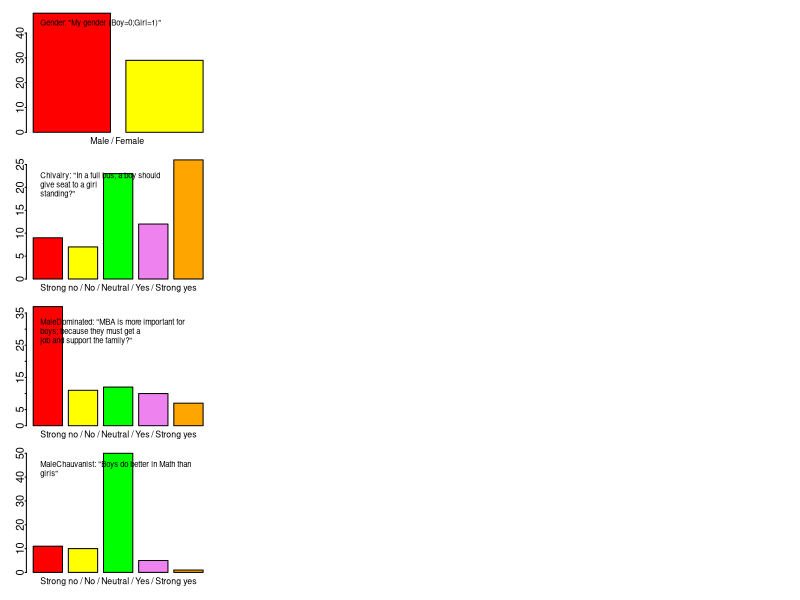
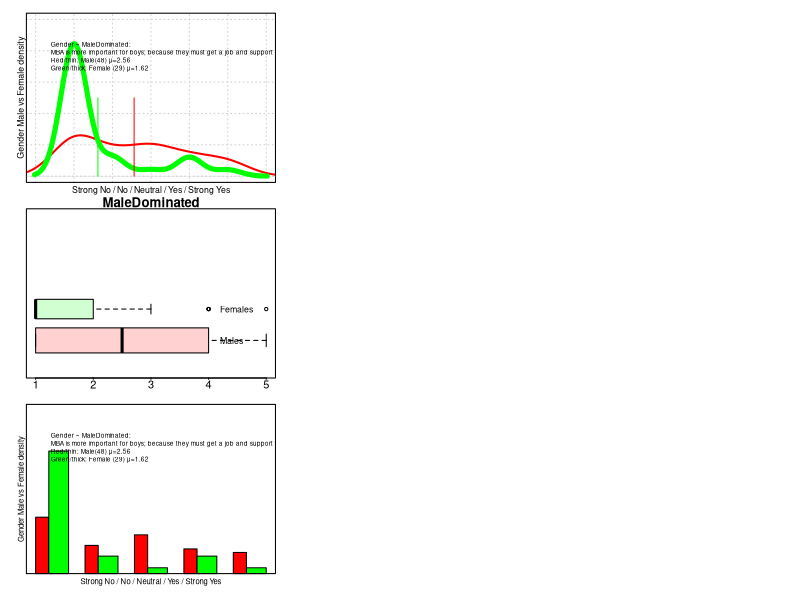
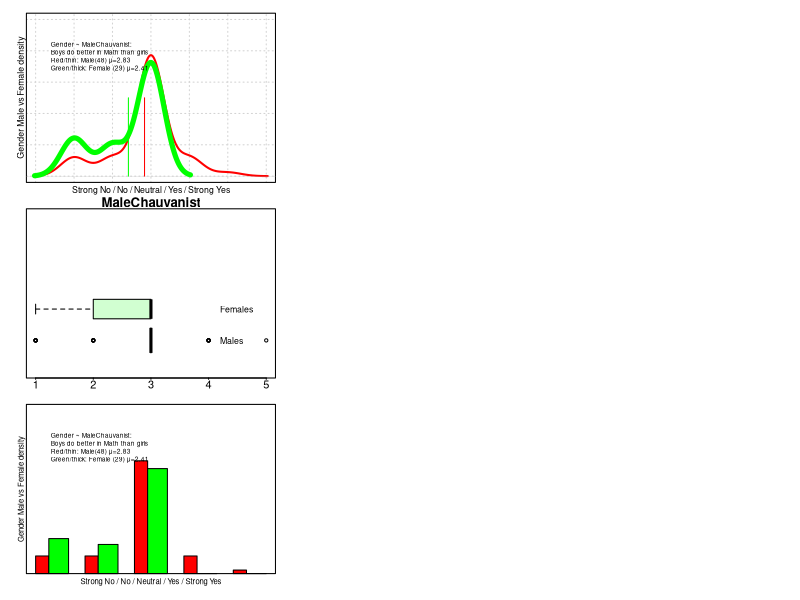
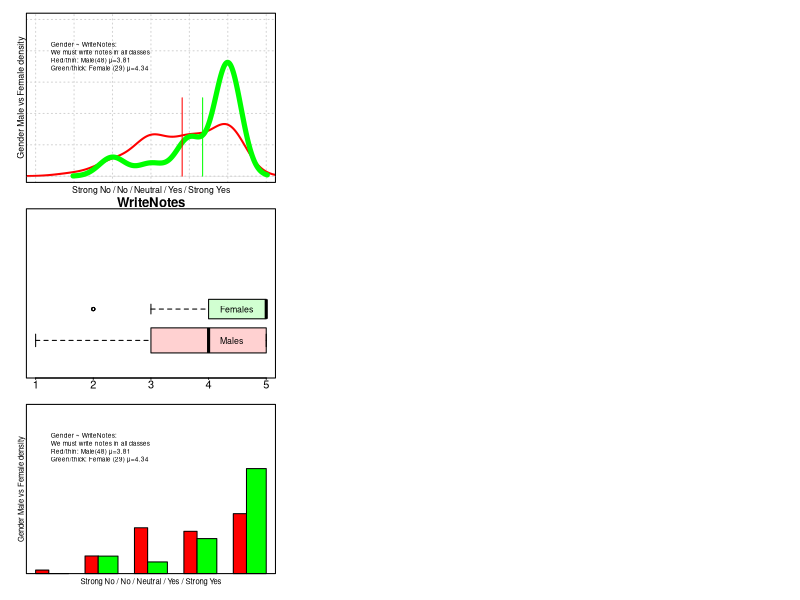
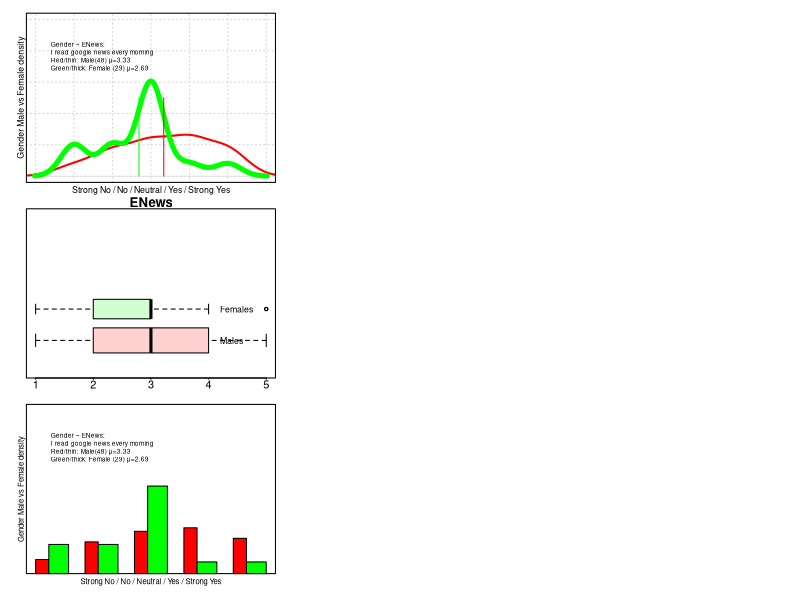
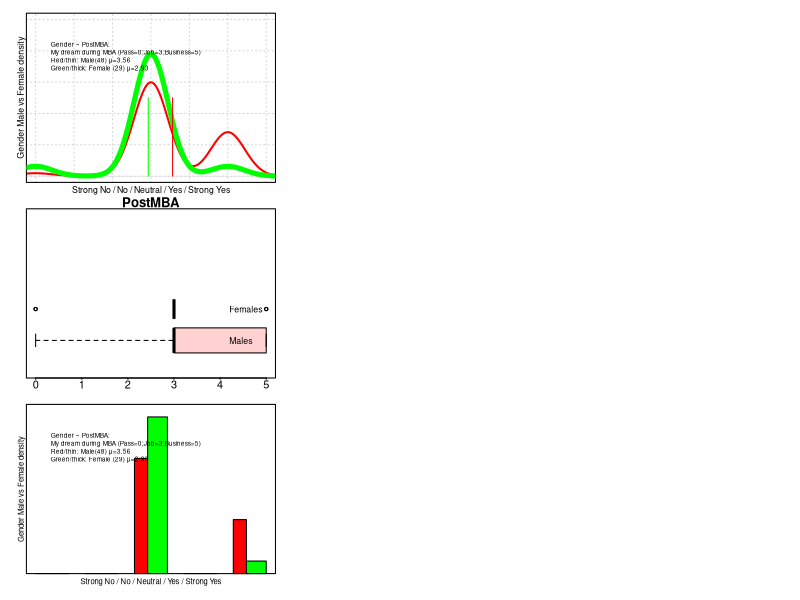
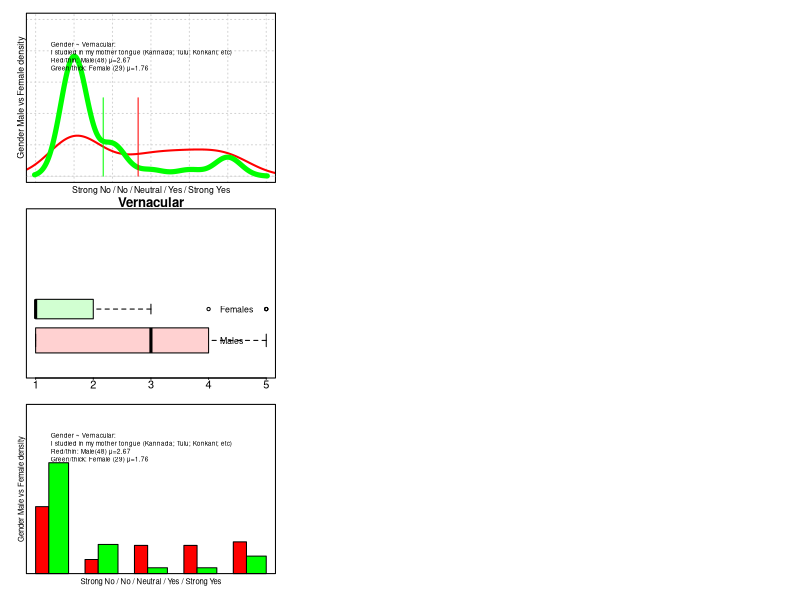
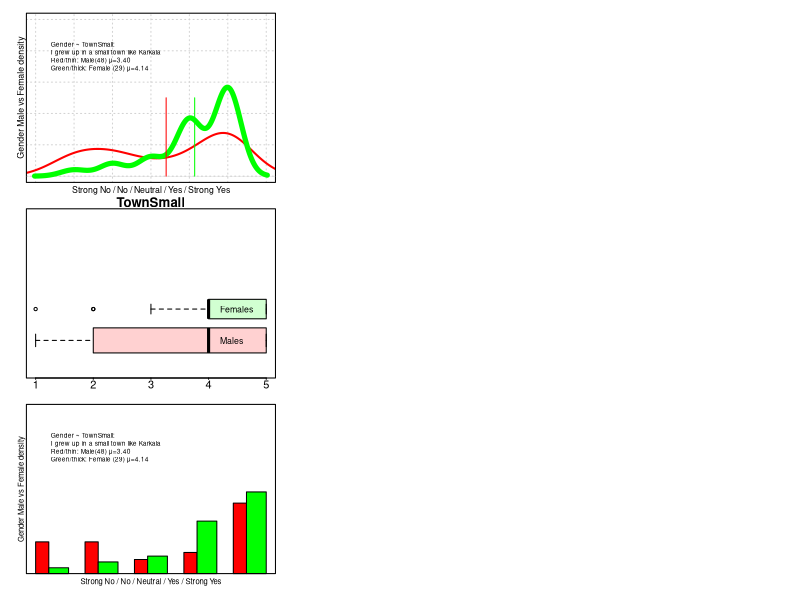

Recreate these plots in R, in order.
#######################################################################
# Title: Process survey data for Gender.
# source("c:/mosh/stats-r/survey/gender.R")
#######################################################################
# 1. Setup
#######################################################################
## Do this once to download from the web.
# install.packages("psych")
# install.packages("GPArotation")
# install.packages("psy") 
# install.packages("nFactors")
library(psy)
library(psych)
library(GPArotation)
library(nFactors)
library(corrplot)
options(digits=3) # Easy to read precision. 
colors  <- c("red", "yellow", "green", "violet",
  "orange", "blue", "pink", "cyan")
 
# Read the survey data csv into R.
# setwd(dirname(sys.frame(1)$ofile))
# setwd("c:/mosh/stats-r/survey/")
survey <- read.csv("data/n3.csv")
titles <- read.csv("data/n3title.csv")

# Output
# outdir <- 'out/gender/'
outdir <- './'

Question<-'Gender-Cat'
printcount <- 0

males   <- subset(survey,Gender==0)
females <- subset(survey,Gender==1)

cormat <- cor(survey) # Compute Correlation Matrix

wrap_strings <- function(vector_of_strings,width){
  sapply(vector_of_strings,
    FUN=function(x){
      paste(strwrap(x,width=width), collapse="\n")
    })
}
#######################################################################
# Print the top correlated columns 
#######################################################################
if (outdir != '') {
  txtfile<-paste(outdir,Question,".txt",sep="")
  sink(txtfile) 
}
for (i in 1:55 ) {
  cat(sprintf("%d. %s\n", i, colnames(cormat)[i]))
  cat("  positive+\n");
  print(head(cormat[order(cormat[,i]),c(i)],5));
  cat("  negative-\n");
  print(head(cormat[order(-cormat[,i]),c(i)],5));
}  
if (outdir != '') {
  print(sprintf("Wrote %s", txtfile))
  sink() 
}

if (outdir != '') {
  imgfile<-paste(outdir,'survey','.jpg',sep='')
  jpeg(imgfile, width=8, height=5, units = 'in', res = 600)
} 
par(mfcol=c(4,4), oma=c(1,1,0,0), mar=c(1,1,1,0), tcl=-0.1, mgp=c(0,0,0))
# layout()
# Plot the columns related to Gender
for (cn in c("Gender","Chivalry","MaleDominated","MaleChauvanist")) {
  if (cn == "Gender") {
    xlab1 <- "Male / Female "
  }else{
    xlab1 <- "Strong no / No / Neutral / Yes / Strong yes"
  }
  clong <- paste('"',titles$Long[match(cn,titles$Short)],'"',sep='')
  clong <- wrap_strings(clong, 30)
  barplot(table(survey[,cn]),col=colors,xlab=xlab1,xaxt='n',cex.lab=.8)
  xlab2 <- sprintf("%s: %s", cn, clong)
  legend("topleft", xlab2, bty="n",cex=.7)

}
if (outdir != '') {
  dev.off()
  print(sprintf("Wrote %s", imgfile))
}

#######################################################################
# Differences in opinion between Gender
#######################################################################
for (cn in names(survey)){
  if (cn=="Gender") next # t.test will give: error, constant data.
  mcn <- males[,cn]
  fcn <- females[,cn]
  # if (abs(mean(mcn) - mean(fcn)) < 0.01) next
  tv <- t.test(males[cn], females[cn], var.equal=T)
  if (tv$p.value >= .05) next
  #
  if (outdir != '') {
    imgfile<-paste(outdir,'cmp-',cn,'.jpg',sep='')
    jpeg(imgfile, width=8, height=5, units = 'in', res = 600)
  }
  par(mfcol=c(3,3), oma=c(1,1,0,0), mar=c(1,1,1,0), tcl=-0.1, mgp=c(0,0,0))
  #
  printcount <- printcount+1
  likerts5 <- "Strong No / No / Neutral / Yes / Strong Yes"
  ylab2 <- "Gender Male vs Female density"
  # likerts3 <- "No/Neutral/Yes"
  # Density and means
  meanm <- mean(mcn)
  meanf <- mean(fcn)
  densitym <- density(mcn)
  densityf <- density(fcn)
  tablem <- table(factor(mcn,levels=1:5))
  tablef <- table(factor(fcn,levels=1:5))
  # Compute density/percentages.
  perm <- prop.table(tablem)
  perf <- prop.table(tablef)
  # Plot both male/red and female/green answers.
  plot(densitym,col="red", main="",
    panel.first = grid(),
    xlab=likerts5, ylab=ylab2,
    cex.lab=0.8,
    xlim=c(0,6), ylim=c(0,1), xaxt="n", yaxt="n",lwd=2)
  lines(densityf,col="green",lwd=5)
  # Shade the polygons also.
  redTrans   <- rgb(1 ,.1,.1,0.2)
  greenTrans <- rgb(.1,1,.1, 0.2)
  # polygon(density(na.omit(mcn)), density=-1, col=redTrans)
  # polygon(density(na.omit(fcn)), density=-1, col=greenTrans)
  clong <- paste(titles$Long[match(cn,titles$Short)])
  lines( x=c(meanm,meanm), y=c(0,.5), col="red")
  lines( x=c(meanf,meanf), y=c(0,.5), col="green")
  fmtLegend <- paste(
    "Gender ~ %s:\n%s\n",
    "Red/thin: Male(%d) %s=%3.2f\n",
    "Green/thick: Female (%d) %s=%3.2f",
    sep="") 
  unicode_mu <- "\u03BC"
  fmtLegend2 <- sprintf(fmtLegend,
      cn,clong,
      nrow(males),   unicode_mu, meanm,
      nrow(females), unicode_mu, meanf)
  legend("bottomleft", fmtLegend2, bty="n", cex=.6, inset=c(+0.05,.7))
  # OR: boxplot(survey$Reading ~ factor(survey$Gender), data=survey)
  mfnames <- c("Males","Females")
  boxplot(mcn,fcn, names=mfnames, 
    col=(c(redTrans,greenTrans)),
    horizontal=T, frame=T,
    xlim=c(0,5),
    # add=T,
    outline=T,
    axes=F,
    varwidth=T, # width=c(2,3),
    # boxwex=.6,
    main=cn)  
  axis(1)
  axis(2,las=2,cex.axis=.8,at=1:2, labels=mfnames, side=4, pos=4.2, lwd=0)
  barplot(rbind(perm,perf),beside=T,
    col=c("red","green"), # density=c(60,90),
    #panel.first = grid(),
    main="",
    xlab=likerts5, ylab=ylab2,
    cex.lab=0.7,
    #xlim=c(0,6),
    width=c(4,6),
    ylim=c(0,1), xaxt="n", yaxt="n",lwd=2
    )
  # Lines look like bars.
  # lines( x=c(meanm,meanm), y=c(0,.5), lwd=2, col="red")
  # lines( x=c(meanf,meanf), y=c(0,.5), lwd=5, col="green")
  legend("bottomleft", fmtLegend2, bty="n",cex=.6,inset=c(+.05,.7))
  box()

  #
  cat(sprintf("%d Different %s pvalue=%f\n",
    printcount, cn, tv$p.value))
  print(tv$estimate)
  if (outdir != '') {
    dev.off()
    print(sprintf("Wrote %s", imgfile))
  }  else {
    # readline(prompt="Press [enter] to continue")
  }
  flush.console()
}
